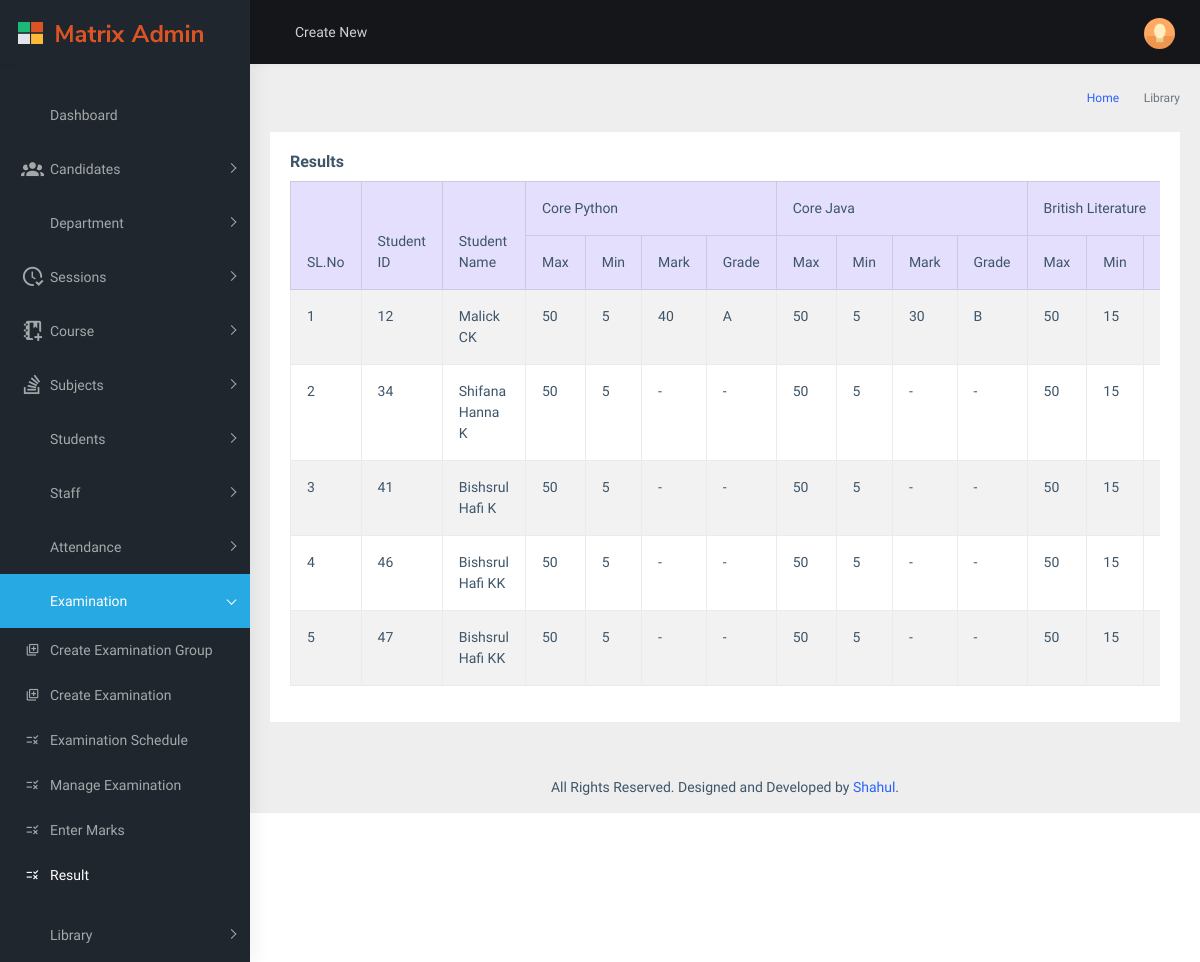
The page /result on the database its author committed.
### main/models.py (models this page shows, shortened)
class ExaminationSchedule(models.Model):
    exam_group=models.ForeignKey(ExaminationGroup, on_delete=models.CASCADE, null=True)
    exam_name=models.ForeignKey(Examination, on_delete=models.CASCADE )
    exam_subject=models.ForeignKey(Subject, on_delete=models.CASCADE)
    exam_date=models.DateField()
    exam_time=models.TimeField()
    room_no=models.CharField(max_length=30)
    min_mark=models.PositiveIntegerField()
    max_mark=models.PositiveIntegerField()

class Subject(models.Model):
    subject_code=models.CharField(max_length=100)
    subject_name=models.CharField(max_length=100)
    course = models.ForeignKey(Course, on_delete=models.CASCADE)

class Student(models.Model):
    student_id = models.ForeignKey(User, on_delete=models.CASCADE)
    course = models.ForeignKey(Course, on_delete=models.CASCADE)
    mob = models.IntegerField()
    photo = models.ImageField(upload_to='media/students_image')

class User(AbstractUser):
    user_type = models.CharField(max_length=50)

### main/views.py (the view)
# urls.py: path('result',views.result, name='result'),
@require_GET
def result(request):
    subjects = ExaminationSchedule.objects.all().select_related('exam_subject')
    students = Student.objects.select_related('student_id').prefetch_related(
        Prefetch('mark_set', queryset=Mark.objects.select_related('exam_schedule'))
    ).all()
    student_data = []
    for student in students:
        results = {mark.exam_schedule.id: {'mark': mark.mark, 'grade': mark.grade}
                  for mark in student.mark_set.all()}
        student_data.append({
            'student_obj': student,
            'results': results
        })
    context = {
        'subjects': subjects,
        'students': student_data,
    }
    return render(request, 'result.html', context)

### main/templatetags/custom_filters.py (called while the page is built)
@register.filter(name='get_item')
def get_item(dictionary, key):
    return dictionary.get(key, {})

### main/templates/result.html (shortened to what this page needs)
{% extends 'admin_home.html' %}
{% load custom_filters %}
{% block content %}
<link rel="stylesheet" type="text/css" href="../assets/extra-libs/multicheck/multicheck.css" />
<link href="../assets/libs/datatables.net-bs4/css/dataTables.bootstrap4.css" rel="stylesheet" />
<div class="card">
    <div class="card-body">
        <h5 class="card-title">Results</h5>
        <div class="table-responsive">
            <table id="zero_config" class="table table-striped table-bordered">
                <thead class="table-primary fw-bold">
                    <tr>
                        <th rowspan="2">SL.No</th>
                        <th rowspan="2">Student ID</th>
                        <th rowspan="2">Student Name</th>
                        {% for subject in subjects %}
                            <th colspan="4">{{ subject.exam_subject.subject_name }}</th>
                        {% endfor %}
                    </tr>
                    <tr>
                        {% for subject in subjects %}
                            <th>Max</th>
                            <th>Min</th>
                            <th>Mark</th>
                            <th>Grade</th>
                        {% endfor %}
                    </tr>
                </thead>
                <tbody>
                    {% for student in students %}
                    <tr>
                        <td>{{ forloop.counter }}</td>
                        <td>{{ student.student_obj.student_id.id }}</td>
                        <td >{{ student.student_obj.student_id.get_full_name }}</td>
                        {% for subject in subjects %}
                            {% with result=student.results|get_item:subject.id %}
                                <td>{{ subject.max_mark }}</td>
                                <td>{{ subject.min_mark }}</td>
                                <td>{{ result.mark|default:"-" }}</td>
                                <td>{{ result.grade|default:"-" }}</td>
                            {% endwith %}
                        {% endfor %}
                    </tr>
                    {% endfor %}
                </tbody>
            </table>
        </div>
    </div>
</div>
{% endblock %}

### rows shown on the page
ExaminationSchedule: exam_subject.subject_name "Core Python", max_mark "50", min_mark "5", mark "40", grade "A", mark "-", grade "-"
ExaminationSchedule: exam_subject.subject_name "Core Java", max_mark "50", min_mark "5", mark "30", grade "B", mark "-", grade "-"
ExaminationSchedule: exam_subject.subject_name "British Literature", max_mark "50", min_mark "15"
Student: student_obj.student_id.id "12", student_obj.student_id.get_full_name "Malick CK"
Student: student_obj.student_id.id "34", student_obj.student_id.get_full_name "Shifana Hanna K"
Student: student_obj.student_id.id "41", student_obj.student_id.get_full_name "Bishsrul Hafi K"
Student: student_obj.student_id.id "46", student_obj.student_id.get_full_name "Bishsrul Hafi KK"
Student: student_obj.student_id.id "47", student_obj.student_id.get_full_name "Bishsrul Hafi KK"
